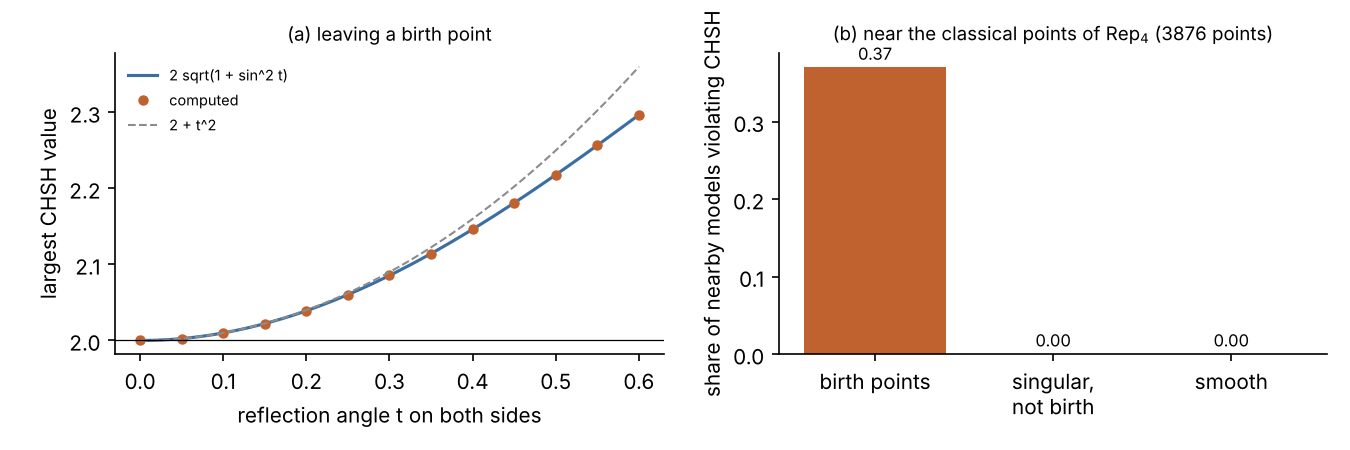

Source code (Python):
"""Figure for Section 15 (birth of contextuality): the birth curve and where contextual models are found."""
import json, os
import numpy as np
import matplotlib
matplotlib.use("Agg")
import matplotlib.pyplot as plt
HERE = os.path.dirname(os.path.abspath(__file__)); R = json.load(open(os.path.join(HERE, "birth_results.json")))
BLUE, ORANGE, GREY = "#3a6ea5", "#c0622f", "#8c8c8c"
fig, ax = plt.subplots(1, 2, figsize=(9, 3.0))
c = np.array(R["curve"]); t = np.linspace(0, 0.6, 200)
ax[0].plot(t, 2 * np.sqrt(1 + np.sin(t) ** 2), color=BLUE, label="2 sqrt(1 + sin^2 t)"); ax[0].plot(c[:, 0], c[:, 1], "o", color=ORANGE, ms=4, label="computed")
ax[0].plot(t, 2 + t ** 2, color=GREY, ls="--", lw=1, label="2 + t^2"); ax[0].axhline(2, color="k", lw=0.6)
ax[0].set_xlabel("reflection angle t on both sides"); ax[0].set_ylabel("largest CHSH value"); ax[0].legend(fontsize=7, frameon=False)
ax[0].set_title("(a) leaving a birth point", fontsize=9)
nb = R["nearby"]; labs = ["birth points", "singular,\nnot birth", "smooth"]; vals = [nb["birth"]["share"], nb["singular_not_birth"]["share"], nb["smooth"]["share"]]
ax[1].bar(labs, vals, color=[ORANGE, BLUE, GREY]); ax[1].set_ylabel("share of nearby models violating CHSH")
for i, v in enumerate(vals): ax[1].text(i, v + 0.01, f"{v:.2f}", ha="center", fontsize=8)
ax[1].set_title(f"(b) near the classical points of Rep$_4$ ({R['rep4']['points']} points)", fontsize=9)
for a in ax: a.spines[["top", "right"]].set_visible(False)
fig.tight_layout(); fig.savefig(os.path.join(HERE, "fig_birth.pdf")); fig.savefig(os.path.join(HERE, "fig_birth.png"), dpi=150)
